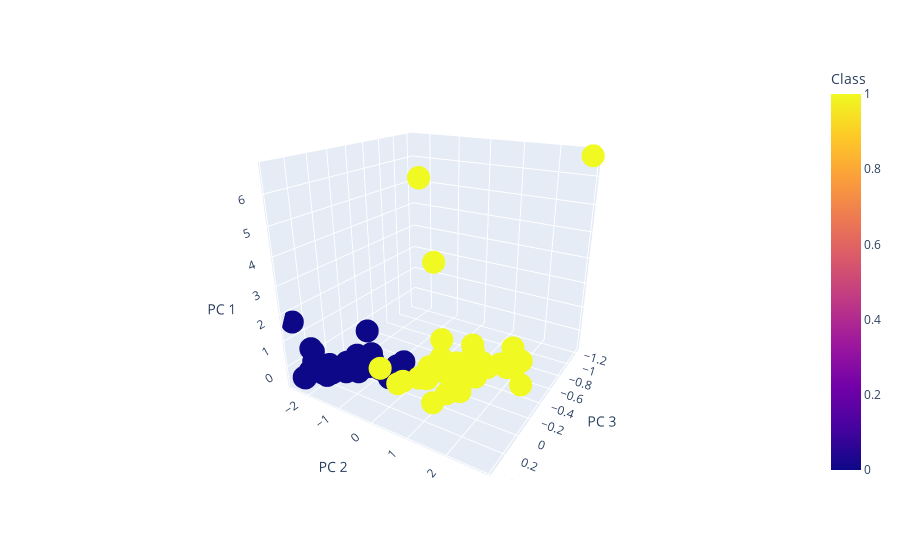

Here is the notebook cell this chart was saved with:
### Markdown cell above
### Visualizing Results

#### 3D-Scatter with Clusters

### Code cell
# Create a 3D-Scatter with the PCA data and the clusters
fig = px.scatter_3d(
    clustered_df,
    x="PC 3",
    y="PC 2",
    z="PC 1",
    color="Class",
    #symbol="Class",
    hover_name="CoinName",
    hover_data=["Algorithm"],
    width=800,
)
fig.update_layout(legend=dict(x=0, y=1))
fig.show() #Ask about this one

### Figure 1 — Plotly figure (JSON) as saved in the notebook; plotly's stock layout.template omitted (floating-point values rounded to 4 significant figures; data arrays with more than 128 entries replaced by an {"elided": "..."} marker saying what was removed)
{"data": [{"customdata": {"elided": "685x1 str values"}, "hovertemplate": "<b>%{hovertext}</b><br><br>PC 3=%{x}<br>PC 2=%{y}<br>PC 1=%{z}<br>Algorithm=%{customdata[0]}<br>Class=%{marker.color}<extra></extra>", "hovertext": {"elided": "685 str values"}, "legendgroup": "", "marker": {"color": {"elided": "685 int values"}, "coloraxis": "coloraxis", "symbol": "circle"}, "mode": "markers", "name": "", "scene": "scene", "showlegend": false, "type": "scatter3d", "x": {"elided": "685 float values"}, "y": {"elided": "685 float values"}, "z": {"elided": "685 float values"}}], "layout": {"autosize": true, "coloraxis": {"colorbar": {"title": {"text": "Class"}}, "colorscale": [[0, "#0d0887"], [0.1111, "#46039f"], [0.2222, "#7201a8"], [0.3333, "#9c179e"], [0.4444, "#bd3786"], [0.5556, "#d8576b"], [0.6667, "#ed7953"], [0.7778, "#fb9f3a"], [0.8889, "#fdca26"], [1, "#f0f921"]]}, "legend": {"tracegroupgap": 0, "x": 0, "y": 1}, "margin": {"t": 60}, "scene": {"aspectmode": "auto", "aspectratio": {"x": 1, "y": 1, "z": 1}, "camera": {"center": {"x": 0, "y": 0, "z": 0}, "eye": {"x": 1.755, "y": 1.075, "z": 0.8448}, "projection": {"type": "perspective"}, "up": {"x": 0, "y": 0, "z": 1}}, "domain": {"x": [0, 1], "y": [0, 1]}, "xaxis": {"title": {"text": "PC 3"}, "type": "linear"}, "yaxis": {"title": {"text": "PC 2"}, "type": "linear"}, "zaxis": {"title": {"text": "PC 1"}, "type": "linear"}}}}
